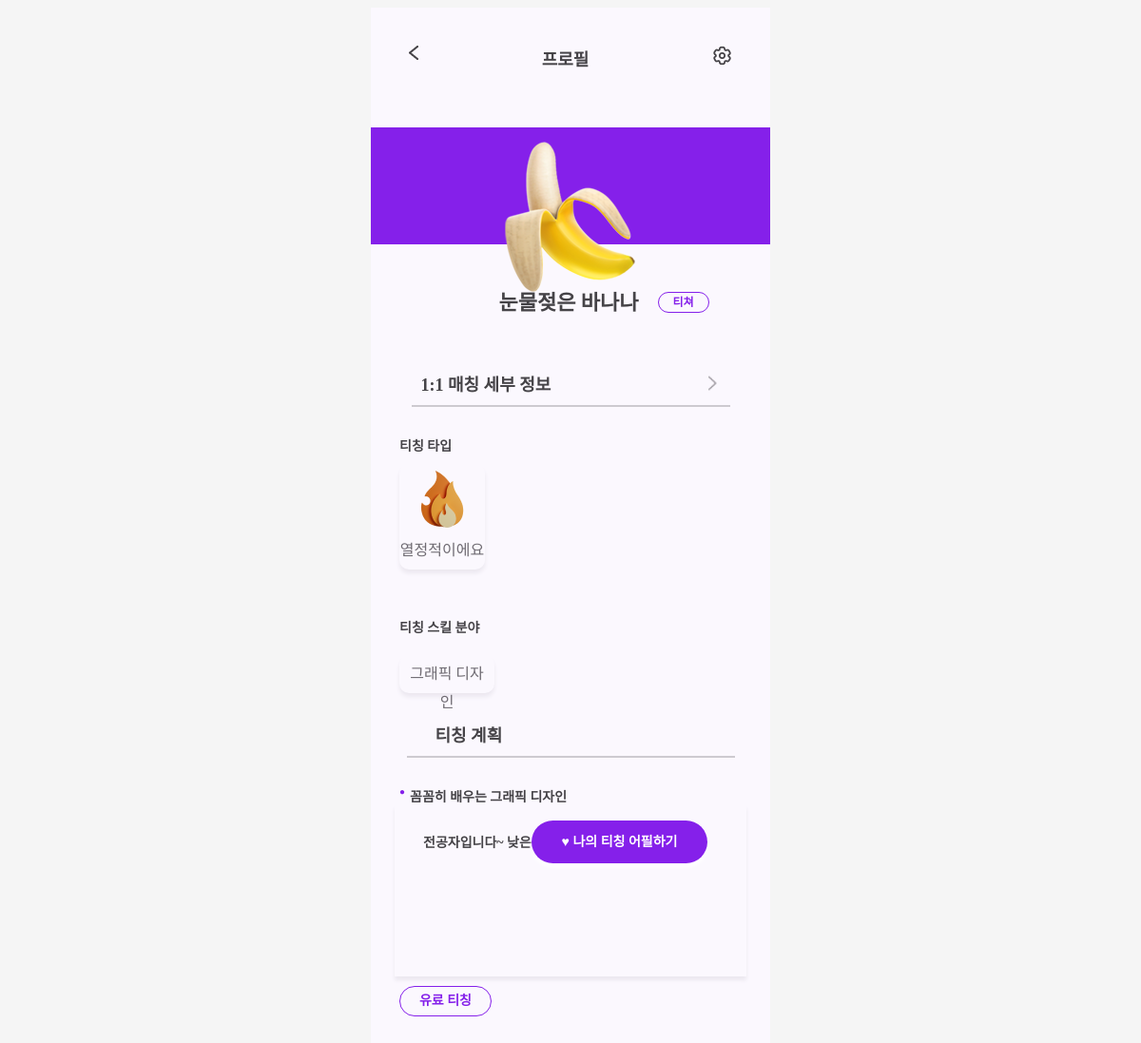
/profiles/teacher/64/, run on the app's committed database.
### profiles/models.py (models this page shows, shortened)
class Teacher(models.Model):
    user = models.OneToOneField(User, on_delete=models.CASCADE, related_name='tearner_profile')
    nickname = models.CharField(max_length=40, blank=True)
    emoji = models.ImageField(blank=True) # upload_to = 디렉터리 경로 작성요망
    birthdate = models.DateField(null = True, blank = False)
    skills = models.ManyToManyField(Skill, related_name='teacher_giving')
    personalities = models.ManyToManyField(Personality, related_name='teacher_giving')
    bio = models.CharField(max_length=300, null=True)
    teaching_plan = models.TextField(null=True)
    is_paid = models.BooleanField(null=True)
    last_appealed = models.DateTimeField(auto_now=True)

class Personality(models.Model):
    name = models.CharField(max_length=50)

class Skill(models.Model):
    name = models.CharField(max_length=50)
    category = models.ForeignKey(Category, related_name = 'skill', on_delete=models.CASCADE)

### profiles/views.py (the view)
# urls.py: path('teacher/<int:id>/', show_teacher_profile, name='show_teacher_profile'),
def show_teacher_profile(request, id):
    profile = Teacher.objects.get(id=id)
    return render(request, 'show_teacher_profile.html', {'profile':profile})

### profiles/templates/show_teacher_profile.html (shortened to what this page needs)
{% load static %}
<!DOCTYPE html>
<html lang="en">
  <head>
    <link rel="stylesheet" href="{% static 'css/teacherMypage.css' %}" />
  </head>
  <body>
    <div class="backgroundContainer">
      <div class="mainContainer">
        <div class="topContainer">
          <a class="backButton" href="{% url 'main:main' %}"
            ><img src="{% static 'images/runnerMypage/🦆 icon _nav arrow left_.png' %}"
          /></a>
          <div class="profile">프로필</div>
          <a href="{% url 'profiles:update_teacher_profile' profile.id %}" class="settingButton"
            ><img src="{% static 'images/runnerMypage/🦆 icon _settings_.png' %}"
          /></a>
        </div>
        <div class="imageContainer">
          {% if profile.emoji %}
          <img
            class="profileImage"
            src="{{ profile.emoji.url }}"
          />
          {% else %}
          <img
            class="profileImage"
            src="{% static 'images/teacherMypage/Group 178 (2).png' %}"
          />
            {% endif %}
        </div>
        <div class="runnerProfile">
          <div class="runnerName">{{ profile.nickname }}</div>
          <div class="runnerButton">티쳐</div>
        </div>
        <a href="{% url 'profiles:update_teacher_details' profile.id %}" class="matchingInfo">
          <div class="matchingInfoTitle">1:1 매칭 세부 정보</div>
          <img src="{% static 'images/runnerMypage/Arrow - Left 4.png' %}" />
        </a>
        <div class="middleContainer">
          <div class="teachingtype">
            <div class="teachingtypeTitle">티칭 타입</div>
            <div class="teachingtypeBox">
                {% for personality in profile.personalities.all %}
              <div class="type">
                <img src="{% static 'images/teacherMypage/3dicons (13).png' %}"/>
                <div class="typemessage">{{ personality.name }}</div>
              </div>
              {% endfor %}
            </div>
            <div class="skillContainer">
                <div class="skillTitle">티칭 스킬 분야</div>
                <div class="skillBox">
                {% for skill in profile.skills.all %}
                  <div class="skill">{{ skill.name|truncatechars:7 }}</div>
                  {% endfor %}
                </div>
            </div>
          </div>
        </div>
        <a href="{% url 'profiles:write_teachingplan' profile.id %}"><div class="planTitle">티칭 계획</div></a>
        <div class="middleContainerMessage">
          <div class="middleContainerTop">
            <div class="dot">●</div>
            <div class="middleMessage">
                {{ profile.bio }}
            </div>
          </div>
          <div class="middleContainerBox">
            {{ profile.teaching_plan|linebreaksbr }}
          </div>
          <div class="teachingPlanKeyword">
            {% if profile.is_paid == False %}
            무료 티칭
            {% else %}
            유료 티칭
            {% endif %}
          </div>
        </div>
        <a href="{% url 'profiles:appeal_teacher' profile.id %}"><div class="myteach">♥ 나의 티칭 어필하기</div></a>
      </div>
    </div>
  </body>
</html>

### static/css/teacherMypage.css (style rules this page uses)
html { background-color: whitesmoke; }
.backgroundContainer { max-width: 420px; min-height: 100vh; margin: 0 auto; background-color: #fbf8fe; display: flex; flex-wrap: wrap; font-family: "pretendard"; }
.mainContainer { width: 100%; flex-direction: column; align-items: center; }
.topContainer { padding: 40px; display: flex; justify-content: space-between; margin-bottom: 20px; }
.imageContainer { position: relative; }
.profileImage { position: absolute; top: 50%; left: 50%; transform: translate(-50%, -30%); }
.runnerProfile { margin-top: 50px; display: flex; justify-content: center; line-height: 23px; margin-bottom: 50px; }
.runnerName { margin-left: 70px; font-size: 22px; color: #454347; font-weight: bolder; }
.runnerButton { margin-left: 20px; font-size: 12px; width: 52px; height: 20px; border-radius: 20px; border-color: #8520ea; border-style: solid; border-width: 1.7px; line-height: 20px; color: #8520ea; font-weight: bolder; text-align: center; }
.matchingInfo { display: flex; justify-content: space-between; font-size: 18px; color: #454347; font-weight: bolder; padding: 10px; border-bottom: 2px solid #cdcad0; width: 75%; margin: 0 auto; }
.teachingtype { margin-top: 30px; padding-left: 30px; padding-right: 30px; }
.teachingtypeTitle, .skillTitle { font-size: 14px; color: #454347; font-weight: bolder; }
.teachingtypeBox { padding-top: 10px; display: flex; }
.type { box-shadow: 0px 4px 4px 0px rgb(236, 232, 240); width: 90px; text-align: center; margin-right: 10px; border-radius: 10px; }
.skillContainer { padding-top: 30px; margin-top: 20px; margin-bottom: 30px; }
.skillBox { display: flex; padding-top: 10px; flex-wrap: wrap; }
.skill { box-shadow: 0px 4px 4px 0px rgb(236, 232, 240); width: 90px; height: 30px; text-align: center; margin-right: 10px; line-height: 30px; border-radius: 10px; }
.middleMessage { font-size: 14px; color: #454347; font-weight: bolder; }
.middleContainerBox { height: 160px; width: 330px; box-shadow: 0px 4px 4px 0px rgb(236, 232, 240); margin: 0 auto; text-align: left; color: #6f6b72; font-size: 13px; }
.teachingPlanKeyword { max-width: 95px; font-size: 14px; width: 100px; height: 30px; border-radius: 20px; border-color: #8520ea; border-style: solid; border-width: 1.7px; line-height: 30px; color: #8520ea; font-weight: bolder; text-align: center; margin-top: 10px; margin-left: 30px; }
.dot { font-size: 10px; color: #8520ea; margin-right: 5px; }
.planTitle { margin-top: 40px; font-size: 18px; color: #454347; font-weight: bolder; padding-left: 30px; border-bottom: 2px solid #cdcad0; width: 75%; margin: 0 auto; padding-bottom: 10px; z-index: 0; }
.myteach { width: 185px; height: 45px; border-radius: 50px; background-color: #8520ea; color: white; font-size: 14px; font-weight: bolder; line-height: 45px; text-align: center; position: fixed; top: 78%; right: 38%; z-index: 1; box-shadow: 0px 4px 4px 0px; }
a { text-decoration: none; }
.middleContainerMessage { margin-bottom: 30px; }
.dot { font-size: 10px; color: #8520ea; }
.middleContainerBox { height: 120px; width: 310px; box-shadow: 0px 4px 4px 0px rgb(236, 232, 240); color: #454347; font-size: 14px; padding: 30px; line-height: 20px; font-weight: bold; }
.middleContainerTop { display: flex; padding-left: 30px; margin-top: 30px; }
body { font-family: "pretendard"; }
.backgroundContainer { max-width: 420px; min-height: 100vh; margin: 0 auto; background-color: #fbf8fe; display: flex; flex-wrap: wrap; }
.profile { font-size: 18px; color: #454347; font-weight: bolder; }
.teachingtype { padding-left: 30px; padding-right: 30px; margin-top: 30px; }
.type { box-shadow: 0px 4px 4px 0px rgb(236, 232, 240); min-width: 90px; text-align: center; margin-right: 10px; border-radius: 10px; color: #6f6b72; font-size: 16px; padding-bottom: 10px; }
.skillContainer { padding-top: 30px; margin-top: 20px; }
.skill { box-shadow: 0px 4px 4px 0px rgb(236, 232, 240); min-width: 80px; height: 30px; text-align: center; margin-right: 20px; margin-top: 10px; line-height: 30px; border-radius: 10px; padding: 5px; color: #6f6b72; font-size: 16px; }

### data on the page
Teacher: emoji (picture), nickname "눈물젖은 바나나", bio "꼼꼼히 배우는 그래픽 디자인", teaching_plan "전공자입니다~ 낮은…"
Personality: name "열정적이에요"
Skill: name "그래픽 디자인"
